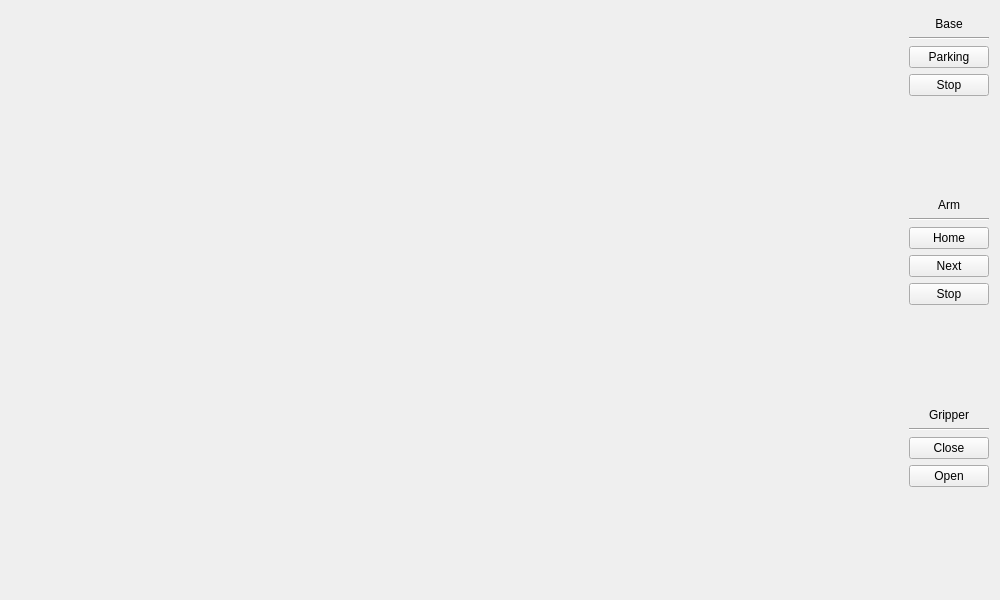
<?xml version="1.0" encoding="UTF-8"?>
<ui version="4.0">
 <class>ConcertRvizGui</class>
 <widget class="QWidget" name="ConcertRvizGui">
  <property name="geometry">
   <rect>
    <x>0</x>
    <y>0</y>
    <width>1000</width>
    <height>600</height>
   </rect>
  </property>
  <property name="windowTitle">
   <string>Form</string>
  </property>
  <layout class="QGridLayout" name="gridLayout_2">
   <item row="1" column="2">
    <layout class="QGridLayout" name="baseLayout">
     <item row="3" column="0">
      <widget class="QPushButton" name="baseParkingButton">
       <property name="text">
        <string>Parking</string>
       </property>
      </widget>
     </item>
     <item row="0" column="0">
      <widget class="QLabel" name="baseTitle">
       <property name="text">
        <string>Base</string>
       </property>
       <property name="alignment">
        <set>Qt::AlignCenter</set>
       </property>
      </widget>
     </item>
     <item row="1" column="0">
      <widget class="Line" name="baseLine">
       <property name="orientation">
        <enum>Qt::Horizontal</enum>
       </property>
      </widget>
     </item>
     <item row="4" column="0">
      <widget class="QPushButton" name="baseStopButton">
       <property name="text">
        <string>Stop</string>
       </property>
      </widget>
     </item>
    </layout>
   </item>
   <item row="0" column="1" rowspan="8">
    <layout class="QGridLayout" name="rvizLayout">
     <property name="verticalSpacing">
      <number>6</number>
     </property>
     <item row="0" column="0">
      <widget class="QStackedWidget" name="rvizWidget">
       <property name="sizePolicy">
        <sizepolicy hsizetype="MinimumExpanding" vsizetype="MinimumExpanding">
         <horstretch>0</horstretch>
         <verstretch>0</verstretch>
        </sizepolicy>
       </property>
       <property name="minimumSize">
        <size>
         <width>400</width>
         <height>400</height>
        </size>
       </property>
       <property name="currentIndex">
        <number>-1</number>
       </property>
      </widget>
     </item>
    </layout>
   </item>
   <item row="3" column="2">
    <layout class="QGridLayout" name="armLayout">
     <item row="2" column="0">
      <widget class="Line" name="armLine">
       <property name="orientation">
        <enum>Qt::Horizontal</enum>
       </property>
      </widget>
     </item>
     <item row="1" column="0">
      <widget class="QLabel" name="armTitle">
       <property name="text">
        <string>Arm</string>
       </property>
       <property name="alignment">
        <set>Qt::AlignCenter</set>
       </property>
      </widget>
     </item>
     <item row="3" column="0">
      <widget class="QPushButton" name="armHomeButton">
       <property name="text">
        <string>Home</string>
       </property>
      </widget>
     </item>
     <item row="4" column="0">
      <widget class="QPushButton" name="armNextButton">
       <property name="text">
        <string>Next</string>
       </property>
      </widget>
     </item>
     <item row="5" column="0">
      <widget class="QPushButton" name="armStopButton">
       <property name="text">
        <string>Stop</string>
       </property>
      </widget>
     </item>
    </layout>
   </item>
   <item row="2" column="2">
    <spacer name="baseSpacer">
     <property name="orientation">
      <enum>Qt::Vertical</enum>
     </property>
     <property name="sizeHint" stdset="0">
      <size>
       <width>10</width>
       <height>10</height>
      </size>
     </property>
    </spacer>
   </item>
   <item row="6" column="2">
    <spacer name="gripperSpacer">
     <property name="orientation">
      <enum>Qt::Vertical</enum>
     </property>
     <property name="sizeHint" stdset="0">
      <size>
       <width>10</width>
       <height>10</height>
      </size>
     </property>
    </spacer>
   </item>
   <item row="4" column="2">
    <spacer name="armSpacer">
     <property name="orientation">
      <enum>Qt::Vertical</enum>
     </property>
     <property name="sizeHint" stdset="0">
      <size>
       <width>10</width>
       <height>10</height>
      </size>
     </property>
    </spacer>
   </item>
   <item row="5" column="2">
    <layout class="QGridLayout" name="gripperLayout">
     <item row="9" column="0">
      <widget class="Line" name="gripperLine">
       <property name="orientation">
        <enum>Qt::Horizontal</enum>
       </property>
      </widget>
     </item>
     <item row="8" column="0">
      <widget class="QLabel" name="gripperTitle">
       <property name="text">
        <string>Gripper</string>
       </property>
       <property name="alignment">
        <set>Qt::AlignCenter</set>
       </property>
      </widget>
     </item>
     <item row="10" column="0">
      <widget class="QPushButton" name="gripperCloseButton">
       <property name="text">
        <string>Close</string>
       </property>
      </widget>
     </item>
     <item row="11" column="0">
      <widget class="QPushButton" name="gripperOpenButton">
       <property name="text">
        <string>Open</string>
       </property>
      </widget>
     </item>
    </layout>
   </item>
  </layout>
 </widget>
 <tabstops>
  <tabstop>baseParkingButton</tabstop>
  <tabstop>baseStopButton</tabstop>
  <tabstop>armHomeButton</tabstop>
  <tabstop>armNextButton</tabstop>
  <tabstop>gripperCloseButton</tabstop>
  <tabstop>gripperOpenButton</tabstop>
 </tabstops>
 <resources/>
 <connections/>
</ui>
